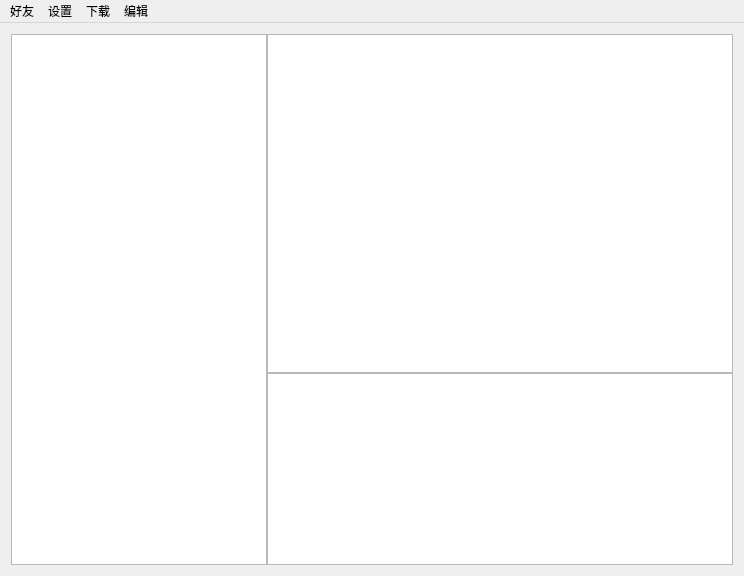
<?xml version="1.0" encoding="UTF-8"?>
<ui version="4.0">
 <class>MainWindow</class>
 <widget class="QMainWindow" name="MainWindow">
  <property name="geometry">
   <rect>
    <x>0</x>
    <y>0</y>
    <width>744</width>
    <height>576</height>
   </rect>
  </property>
  <property name="font">
   <font>
    <family>Monaco</family>
   </font>
  </property>
  <property name="acceptDrops">
   <bool>true</bool>
  </property>
  <property name="windowTitle">
   <string>feiq</string>
  </property>
  <widget class="QWidget" name="centralWidget">
   <layout class="QHBoxLayout" name="horizontalLayout">
    <property name="spacing">
     <number>0</number>
    </property>
    <item>
     <layout class="QVBoxLayout" name="verticalLayout">
      <item>
       <widget class="QListWidget" name="fellowListWidget">
        <property name="sizePolicy">
         <sizepolicy hsizetype="Fixed" vsizetype="Expanding">
          <horstretch>0</horstretch>
          <verstretch>0</verstretch>
         </sizepolicy>
        </property>
        <property name="minimumSize">
         <size>
          <width>50</width>
          <height>0</height>
         </size>
        </property>
        <property name="sizeIncrement">
         <size>
          <width>0</width>
          <height>0</height>
         </size>
        </property>
        <property name="baseSize">
         <size>
          <width>0</width>
          <height>0</height>
         </size>
        </property>
        <property name="focusPolicy">
         <enum>Qt::ClickFocus</enum>
        </property>
       </widget>
      </item>
     </layout>
    </item>
    <item>
     <layout class="QVBoxLayout" name="verticalLayout_2">
      <property name="spacing">
       <number>0</number>
      </property>
      <item>
       <widget class="RecvTextEdit" name="recvEdit">
        <property name="focusPolicy">
         <enum>Qt::ClickFocus</enum>
        </property>
        <property name="readOnly">
         <bool>true</bool>
        </property>
       </widget>
      </item>
      <item>
       <widget class="SendTextEdit" name="sendEdit">
        <property name="sizePolicy">
         <sizepolicy hsizetype="Expanding" vsizetype="Fixed">
          <horstretch>0</horstretch>
          <verstretch>0</verstretch>
         </sizepolicy>
        </property>
       </widget>
      </item>
     </layout>
    </item>
   </layout>
  </widget>
  <widget class="QMenuBar" name="menuBar">
   <property name="geometry">
    <rect>
     <x>0</x>
     <y>0</y>
     <width>744</width>
     <height>22</height>
    </rect>
   </property>
   <widget class="QMenu" name="searchMenu">
    <property name="title">
     <string>好友</string>
    </property>
    <addaction name="actionSearchFellow"/>
    <addaction name="actionRefreshFellows"/>
    <addaction name="actionAddFellow"/>
   </widget>
   <widget class="QMenu" name="settingMenu">
    <property name="title">
     <string>设置</string>
    </property>
    <addaction name="actionSettings"/>
   </widget>
   <widget class="QMenu" name="menuDownload">
    <property name="title">
     <string>下载</string>
    </property>
    <addaction name="actionOpendl"/>
   </widget>
   <widget class="QMenu" name="menuEdit">
    <property name="title">
     <string>编辑</string>
    </property>
    <addaction name="actionSendText"/>
    <addaction name="actionSendKnock"/>
    <addaction name="actionSendFile"/>
    <addaction name="actionInsertEmoji"/>
   </widget>
   <addaction name="searchMenu"/>
   <addaction name="settingMenu"/>
   <addaction name="menuDownload"/>
   <addaction name="menuEdit"/>
  </widget>
  <action name="actionSearchFellow">
   <property name="text">
    <string>查找</string>
   </property>
   <property name="shortcut">
    <string>Ctrl+S</string>
   </property>
  </action>
  <action name="actionSettings">
   <property name="text">
    <string>打开设置文件</string>
   </property>
  </action>
  <action name="actionOpendl">
   <property name="text">
    <string>打开文件管理对话框</string>
   </property>
   <property name="shortcut">
    <string>Ctrl+D</string>
   </property>
  </action>
  <action name="actionSendText">
   <property name="text">
    <string>发送文本消息</string>
   </property>
   <property name="shortcut">
    <string>Ctrl+Return</string>
   </property>
  </action>
  <action name="actionSendKnock">
   <property name="text">
    <string>发送窗口抖动</string>
   </property>
  </action>
  <action name="actionSendFile">
   <property name="text">
    <string>发送文件</string>
   </property>
  </action>
  <action name="actionRefreshFellows">
   <property name="text">
    <string>刷新</string>
   </property>
  </action>
  <action name="actionAddFellow">
   <property name="text">
    <string>手动添加</string>
   </property>
  </action>
  <action name="actionInsertEmoji">
   <property name="text">
    <string>插入表情</string>
   </property>
   <property name="shortcut">
    <string>Ctrl+E</string>
   </property>
  </action>
 </widget>
 <layoutdefault spacing="6" margin="11"/>
 <customwidgets>
  <customwidget>
   <class>RecvTextEdit</class>
   <extends>QTextEdit</extends>
   <header>recvtextedit.h</header>
  </customwidget>
  <customwidget>
   <class>SendTextEdit</class>
   <extends>QTextEdit</extends>
   <header>sendtextedit.h</header>
  </customwidget>
 </customwidgets>
 <resources/>
 <connections/>
</ui>
